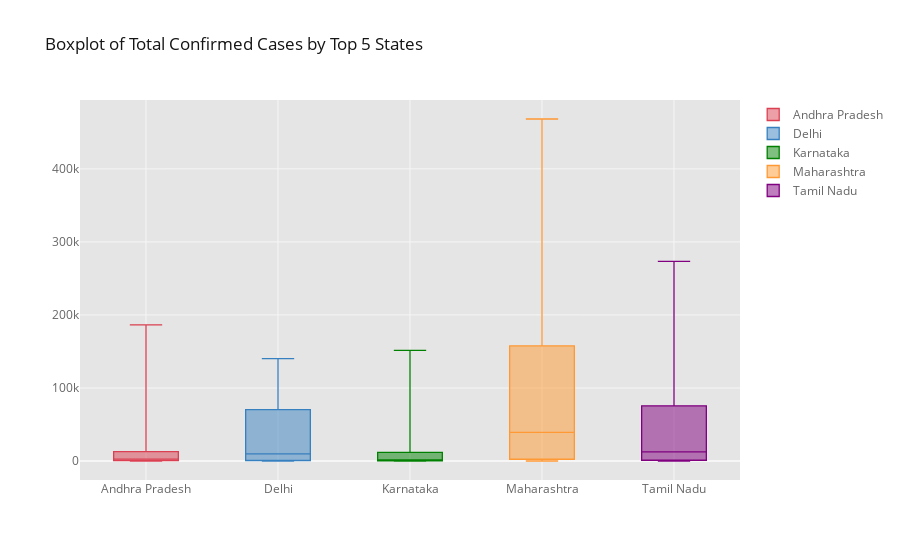

Notebook code cell kept with this figure:
### Markdown cell above
# 4.1 Boxplot(Multiple)

### Code cell
# Get top 5 states by total confirmed cases
df_state_multi = df_covid.groupby('Name of State / UT')['Total Confirmed cases'].sum()

top5_states = df_state_multi.sort_values(ascending=False).head(5).index

# Now filter original DataFrame
df_top5_data = df_covid[df_covid['Name of State / UT'].isin(top5_states)]

# Pivot so each state becomes a separate column
df_pivot = df_top5_data.pivot_table(index='Date',
                                    columns='Name of State / UT',
                                    values='Total Confirmed cases')

# Step 4: Boxplot using cufflinks
df_pivot.iplot(kind='box',
               title='Boxplot of Total Confirmed Cases by Top 5 States',
               colors=['red','blue','green','orange','purple'])

### Figure 1 — Plotly figure (JSON) as saved in the notebook; plotly's stock layout.template omitted (floating-point values rounded to 4 significant figures; data arrays with more than 128 entries replaced by an {"elided": "..."} marker saying what was removed)
{"data": [{"boxpoints": false, "line": {"width": 1.3}, "marker": {"color": "rgba(219, 64, 82, 1.0)"}, "name": "Andhra Pradesh", "orientation": "v", "type": "box", "y": {"elided": "154 int values"}}, {"boxpoints": false, "line": {"width": 1.3}, "marker": {"color": "rgba(55, 128, 191, 1.0)"}, "name": "Delhi", "orientation": "v", "type": "box", "y": {"elided": "154 int values"}}, {"boxpoints": false, "line": {"width": 1.3}, "marker": {"color": "rgba(0, 128, 0, 1.0)"}, "name": "Karnataka", "orientation": "v", "type": "box", "y": {"elided": "154 int values"}}, {"boxpoints": false, "line": {"width": 1.3}, "marker": {"color": "rgba(255, 153, 51, 1.0)"}, "name": "Maharashtra", "orientation": "v", "type": "box", "y": {"elided": "154 int values"}}, {"boxpoints": false, "line": {"width": 1.3}, "marker": {"color": "rgba(128, 0, 128, 1.0)"}, "name": "Tamil Nadu", "orientation": "v", "type": "box", "y": {"elided": "154 int values"}}], "layout": {"autosize": true, "legend": {"bgcolor": "#FFFFFF", "font": {"color": "#666666"}}, "paper_bgcolor": "#FFFFFF", "plot_bgcolor": "#E5E5E5", "title": {"font": {"color": "#151516"}, "text": "Boxplot of Total Confirmed Cases by Top 5 States"}, "xaxis": {"autorange": true, "gridcolor": "#F6F6F6", "range": [-0.5, 4.5], "showgrid": true, "tickfont": {"color": "#666666"}, "title": {"font": {"color": "#666666"}, "text": ""}, "type": "category", "zerolinecolor": "#F6F6F6"}, "yaxis": {"autorange": true, "gridcolor": "#F6F6F6", "range": [-26010.0, 494300.0], "showgrid": true, "tickfont": {"color": "#666666"}, "title": {"font": {"color": "#666666"}, "text": ""}, "type": "linear", "zerolinecolor": "#F6F6F6"}}}
